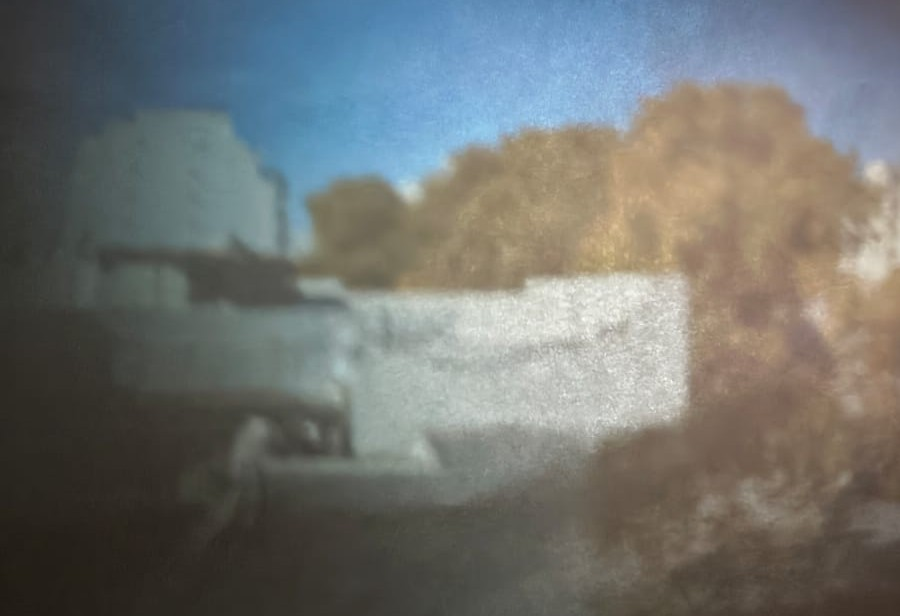
#> input picture 007 - fotografia_digital/imagenes/originales/imagen_camara_oscura.jpeg, 900 x 616 px, found by its file name
$ jupyter execute ecualizacion_hsv.ipynb
#> lines starting #> are read from the running program, lines starting #| are printed output that depends on the picture
## Parte 1 — Cámara oscura y procesamiento digital

3. Captura con cámara oscura + ecualización HSV

[cell 1]
import cv2
import matplotlib.pyplot as plt

#Leer imagen
imagen = cv2.imread(
    r"C:\Users\usuario\zambrano-michell-pdi-1c-2026\007 - fotografia_digital\imagenes\originales\imagen_camara_oscura.jpeg"
)
#> imagen is the input picture: shape (616, 900, 3); mean B, G, R 112, 114.7, 112

#Verificar carga
if imagen is None:
    print("Error al cargar la imagen")
    exit()

#Convertir a RGB
imagen_rgb = cv2.cvtColor(imagen, cv2.COLOR_BGR2RGB)

#Convertir a HSV
imagen_hsv = cv2.cvtColor(imagen, cv2.COLOR_BGR2HSV)
#> imagen_hsv: shape (616, 900, 3); mean H, S, V 48.1, 56.3, 127.3

#Separar canales
h, s, v = cv2.split(imagen_hsv)
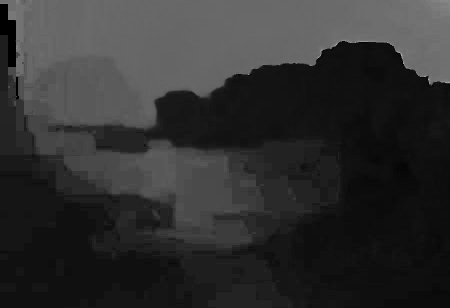
#> h: shape (616, 900) (shown at 1/2 size); min 0, max 178, mean 48.1
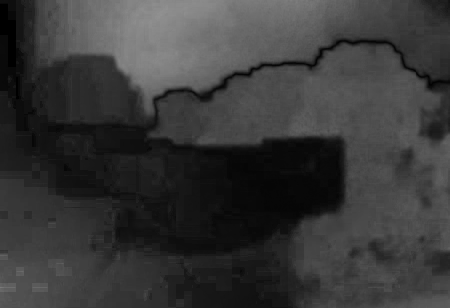
#> s: shape (616, 900) (shown at 1/2 size); min 0, max 145, mean 56.3
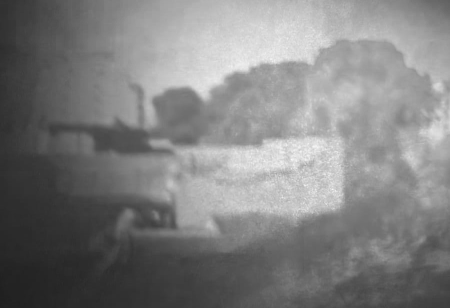
#> v: shape (616, 900) (shown at 1/2 size); min 31, max 255, mean 127.3

#Ecualizar canal V
v_ecualizado = cv2.equalizeHist(v)
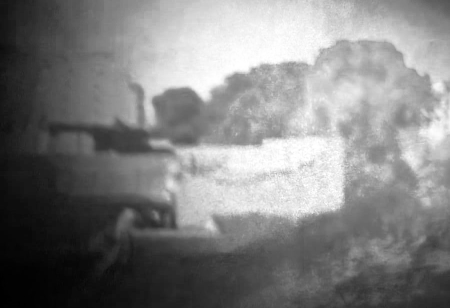
#> v_ecualizado: shape (616, 900) (shown at 1/2 size); min 0, max 255, mean 128.2

#Recomponer imagen HSV
imagen_hsv_eq = cv2.merge([h, s, v_ecualizado])
#> imagen_hsv_eq: shape (616, 900, 3); mean H, S, V 48.1, 56.3, 128.2

#Convertir nuevamente a RGB
imagen_eq_rgb = cv2.cvtColor(imagen_hsv_eq, cv2.COLOR_HSV2RGB)
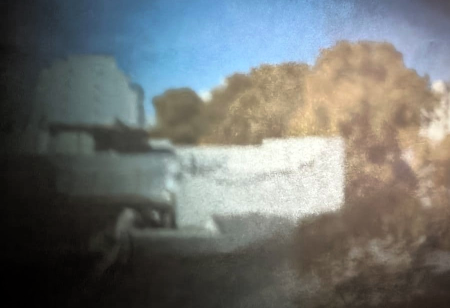
#> imagen_eq_rgb: shape (616, 900, 3) (shown at 1/2 size); mean R, G, B 111.3, 114.7, 113.1


fig, ax = plt.subplots(2, 2, figsize=(14,10))

#Imagen original
ax[0,0].imshow(imagen_rgb)
ax[0,0].set_title("Imagen Original")
ax[0,0].axis("off")

#Imagen ecualizada
ax[0,1].imshow(imagen_eq_rgb)
ax[0,1].set_title("Imagen Ecualizada")
ax[0,1].axis("off")

#Histograma antes
ax[1,0].hist(v.ravel(), bins=256)
ax[1,0].set_title("Histograma Antes")

#Histograma después
ax[1,1].hist(v_ecualizado.ravel(), bins=256)
ax[1,1].set_title("Histograma Después")

plt.tight_layout()
plt.show()
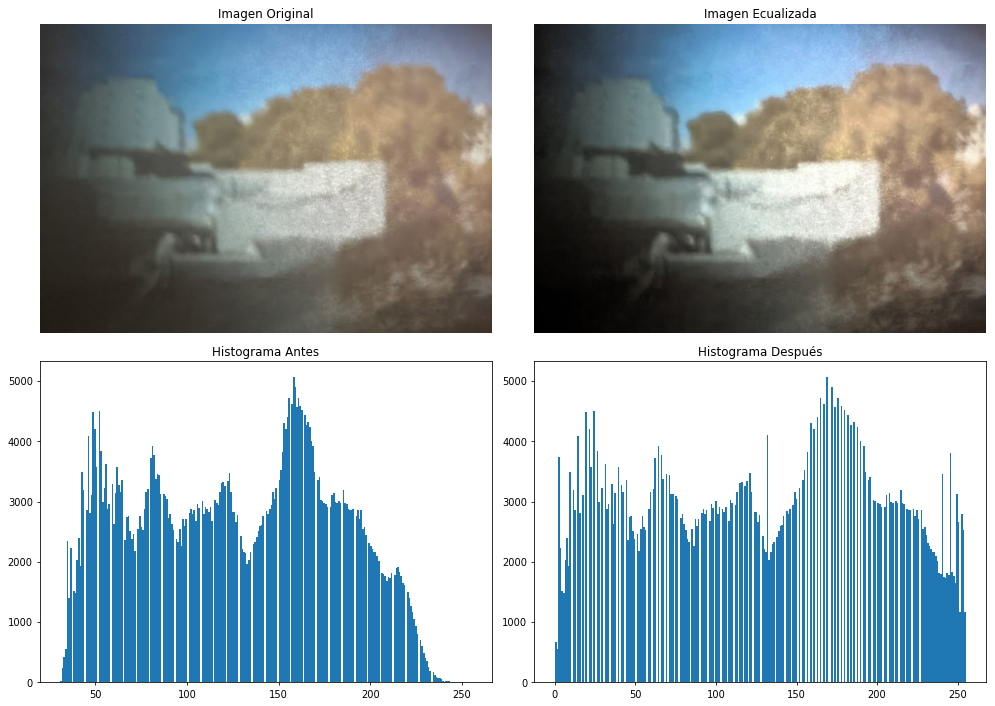
#> figure drawn by matplotlib, 4 panels; panel 3: tallest bar 5071 high, from x = 157.9 to 158.8; panel 4: tallest bar 5071 high, from x = 168.3 to 169.3

[cell 2]
#Convertir nuevamente a RGB
imagen_eq_rgb = cv2.cvtColor(imagen_hsv_eq, cv2.COLOR_HSV2RGB)

#Guardar imagen procesada
cv2.imwrite(
    r"C:\Users\usuario\zambrano-michell-pdi-1c-2026\007 - fotografia_digital\imagenes\procesadas\imagen_ecualizada.jpeg",
    cv2.cvtColor(imagen_eq_rgb, cv2.COLOR_RGB2BGR)
)
#> Out = True

$ run again, with 007 - fotografia_digital/imagenes/originales/imagen_concierto.jpeg copied over 007 - fotografia_digital/imagenes/originales/imagen_camara_oscura.jpeg
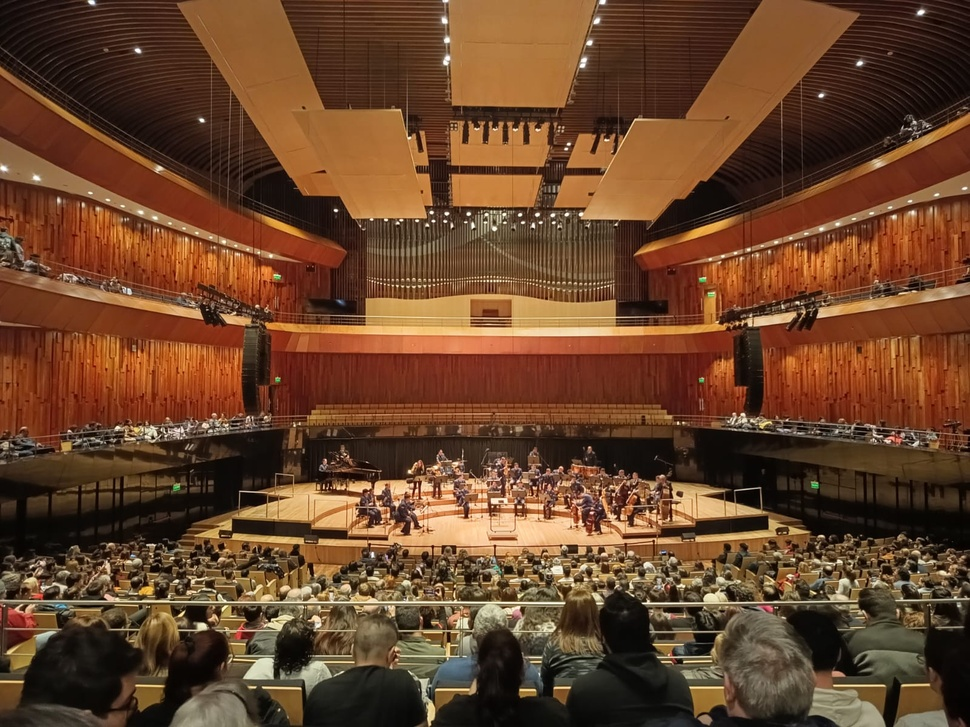
#> input picture 007 - fotografia_digital/imagenes/originales/imagen_concierto.jpeg, 970 x 727 px, shrunk from 1600 x 1200 before the run, found by its file name
#> imagen is the input picture: shape (727, 970, 3); mean B, G, R 41.9, 67.8, 104.8
#> imagen_hsv: shape (727, 970, 3); mean H, S, V 13.7, 153.4, 104.9
#> imagen_hsv_eq: shape (727, 970, 3); mean H, S, V 13.7, 153.4, 128.1
#> `imagen_eq_rgb = cv2.cvtColor(imagen_hsv_eq, cv2.COLOR_HSV2RGB)`:
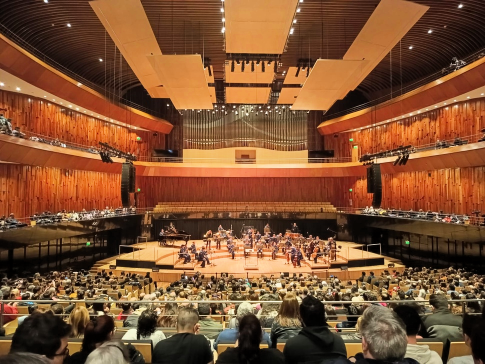
#> imagen_eq_rgb: shape (727, 970, 3) (shown at 1/2 size); mean R, G, B 128, 81.9, 50.2
#> `plt.show()`:
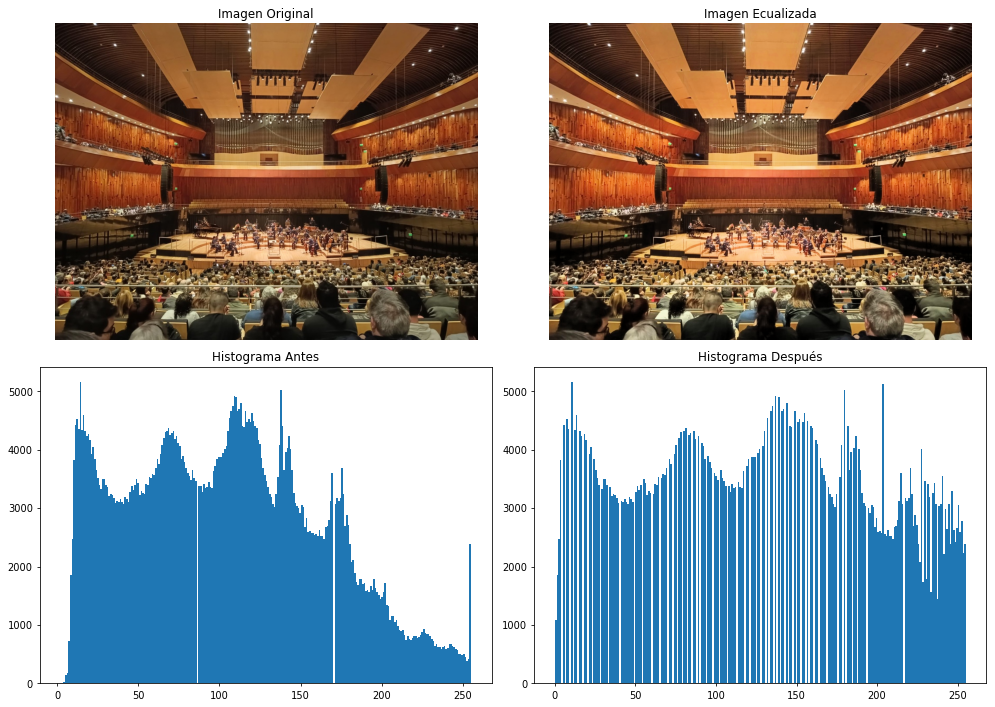
#> figure drawn by matplotlib, 4 panels; panel 3: tallest bar 5162 high, from x = 13.86 to 14.85; panel 4: tallest bar 5162 high, from x = 9.96 to 10.96
#> Out = True
